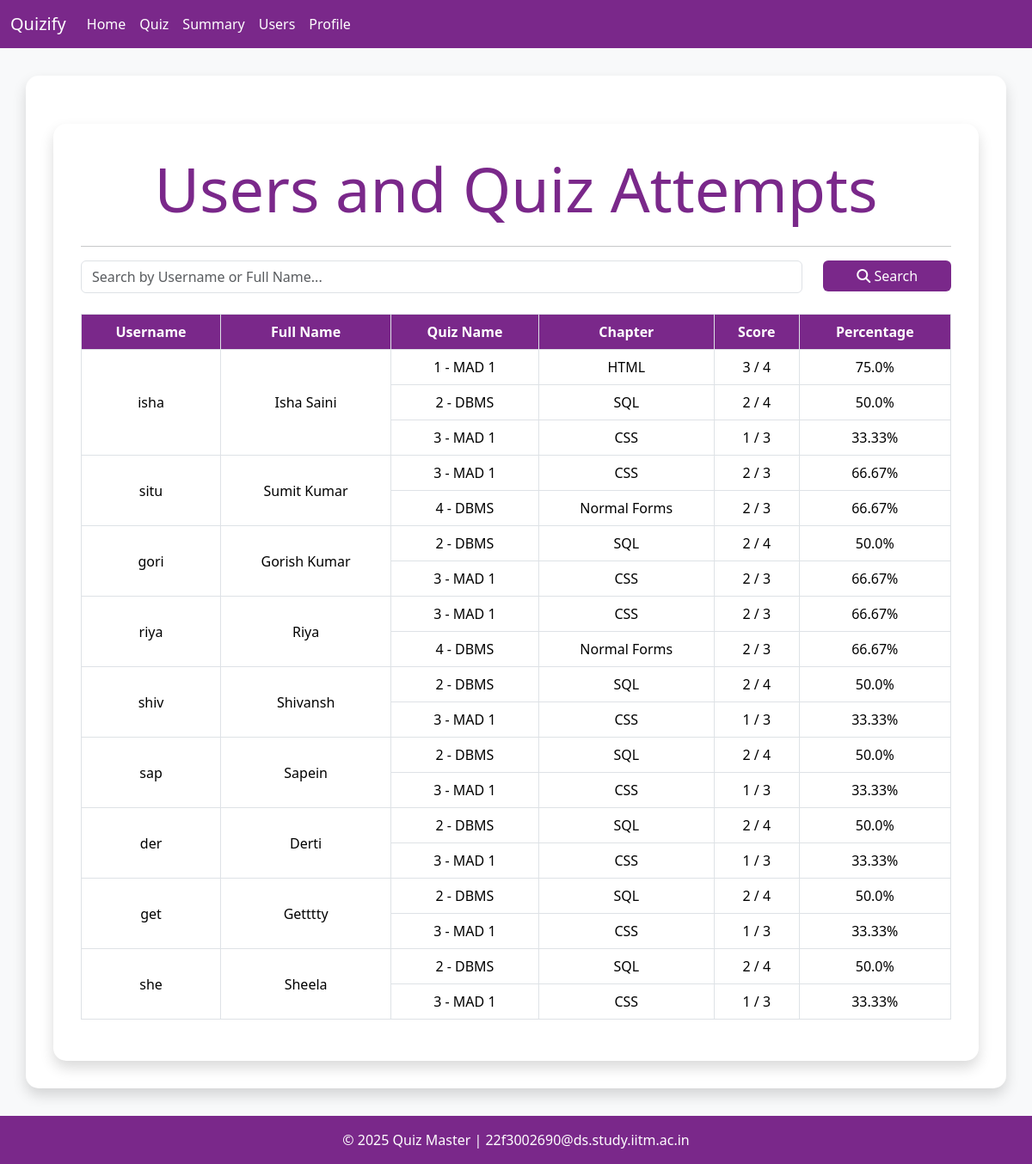
The app's page /admin/users (signed in) with its own data.
### models/models.py (models this page shows)
class User(db.Model):
    id = db.Column(db.Integer, primary_key=True)
    username = db.Column(db.String[32], unique=True)
    passhash = db.Column(db.String[256], nullable=False)
    fullName = db.Column(db.String[64], nullable=True)
    email = db.Column(db.String[64], unique=True, nullable=True)
    is_admin = db.Column(db.Boolean, nullable=False, default=False)
    scores = db.relationship('Scores', backref='user', lazy=True, cascade='all, delete-orphan')

class Scores(db.Model):
    id = db.Column(db.Integer, primary_key=True)
    quiz_id = db.Column(db.Integer, db.ForeignKey('quiz.id'), nullable=False)
    user_id = db.Column(db.Integer, db.ForeignKey('user.id'), nullable=False)
    time_stamp_of_attempt = db.Column(db.DateTime, nullable=False, default=datetime.utcnow)
    total_scored = db.Column(db.Integer, nullable=False, default=0)

class Chapter(db.Model):
    id = db.Column(db.Integer, primary_key=True)
    subject_id = db.Column(db.Integer, db.ForeignKey('subject.id'), nullable=False)
    name = db.Column(db.String[32], unique=True, nullable=False)
    description = db.Column(db.Text, nullable=True)
    quizes = db.relationship('Quiz', backref='chapter', lazy=True, cascade='all, delete-orphan')

### controllers/routes.py (the view)
@app.route('/admin/users')
@admin_required
def users():
    users = (
        db.session.query(User)
        .options(joinedload(User.scores).joinedload(Scores.quiz).joinedload(Quiz.chapter).joinedload(Chapter.subject))
        .filter(User.is_admin == False)
        .all()
    )
    user_data = []
    for user in users:
        quizzes = []
        for score in user.scores:
            total_marks = len(score.quiz.questions)
            quiz_data = {
                "quiz_id": score.quiz_id,
                "quiz_name": f"{score.quiz_id} - {score.quiz.chapter.subject.name}",
                "chapter_name": score.quiz.chapter.name,
                "score": score.total_scored,
                "total_marks": total_marks
            }
            quizzes.append(quiz_data)
        user_data.append({
            "username": user.username,
            "fullname": user.fullName,
            "quizzes": quizzes
        })
    return render_template('admin/users.html', users=user_data)

### controllers/routes.py (called while the page is built)
def admin_required(func):
    @wraps(func)
    def inner(*args, **kwargs):
        if 'user_id' not in session:
            flash('Please login to continue')
            return redirect(url_for('login'))
        user = User.query.get(session['user_id'])
        if not user.is_admin:
            flash('You are not authorized to access this page')
            return redirect(url_for('index'))
        return func(*args, **kwargs)
    return inner

### templates/admin/users.html (shortened to what this page needs)
{% extends 'layout.html' %} {% block title %}All Users - Admin{% endblock %} {%
block content %}
<div class="container mt-4">
  <h1 class="display-2 text-center text-purple mb-4">
    Users and Quiz Attempts
  </h1>
  <hr />
  <div class="row mb-4">
    <div class="col-md-10">
      <input
        type="text"
        class="form-control"
        id="searchField"
        placeholder="Search by Username or Full Name..."
        onkeyup="filterUsers()"
      />
    </div>
    <div class="col-md-2">
      <button class="btn btn-purple w-100" onclick="filterUsers()">
        <i class="fas fa-search"></i> Search
      </button>
    </div>
  </div>
  <table class="table table-bordered table-hover" id="userTable">
    <thead>
      <tr>
        <th style="background-color: #7a288a; color: white">Username</th>
        <th style="background-color: #7a288a; color: white">Full Name</th>
        <th style="background-color: #7a288a; color: white">Quiz Name</th>
        <th style="background-color: #7a288a; color: white">Chapter</th>
        <th style="background-color: #7a288a; color: white">Score</th>
        <th style="background-color: #7a288a; color: white">Percentage</th>
      </tr>
    </thead>
    <tbody>
      {% for user in users %} {% set user_rowspan = user.quizzes | length %} {%
      for quiz in user.quizzes %}
      <tr
        class="user-row"
        data-username="{{ user.username | lower }}"
        data-fullname="{{ user.fullname | lower if user.fullname else '' }}"
      >
        {% if loop.index == 1 %}
        <td rowspan="{{ user_rowspan }}">{{ user.username }}</td>
        <td rowspan="{{ user_rowspan }}">{{ user.fullname }}</td>
        {% endif %}
        <td>{{ quiz.quiz_name }}</td>
        <td>{{ quiz.chapter_name }}</td>
        <td>{{ quiz.score }} / {{ quiz.total_marks }}</td>
        <td>{{ (quiz.score / quiz.total_marks * 100) | round(2) }}%</td>
      </tr>
      {% endfor %} {% endfor %}
    </tbody>
  </table>
</div>
{% endblock %}

### templates/layout.html (style rules this page uses)
:root { --purple-primary: #7a288a; --purple-secondary: #5c1a7d; }
body { background-color: #f8f9fa; min-height: 100vh; display: flex; flex-direction: column; }
.container { background-color: white; padding: 2rem; border-radius: 15px; box-shadow: 0 0.5rem 1rem rgba(0, 0, 0, 0.15); margin-top: 2rem; flex: 1; }
.btn-purple { background-color: var(--purple-primary); color: white; border: none; }
.text-purple { color: var(--purple-primary) !important; }
.table thead { background-color: var(--purple-primary); color: white; }

### templates/admin/users.html (style rules this page uses)
.text-purple { color: #7a288a; }
.btn-purple { background-color: #7a288a; color: white; }
.table th, .table td { vertical-align: middle; text-align: center; }

### records on screen
Scores: quiz_name "1 - MAD 1", chapter_name "HTML", score "3", total_marks "4", score "75.0"
User: username "isha", fullname "Isha Saini"
Scores: quiz_name "2 - DBMS", chapter_name "SQL", score "2", total_marks "4", score "50.0"
Scores: quiz_name "3 - MAD 1", chapter_name "CSS", score "1", total_marks "3", score "33.33", score "2", score "66.67"
User: username "situ", fullname "Sumit Kumar"
Scores: quiz_name "4 - DBMS", chapter_name "Normal Forms", score "2", total_marks "3", score "66.67"
User: username "gori", fullname "Gorish Kumar"
User: username "riya", fullname "Riya"
User: username "shiv", fullname "Shivansh"
User: username "sap", fullname "Sapein"
User: username "der", fullname "Derti"
User: username "get", fullname "Getttty"
User: username "she", fullname "Sheela"
